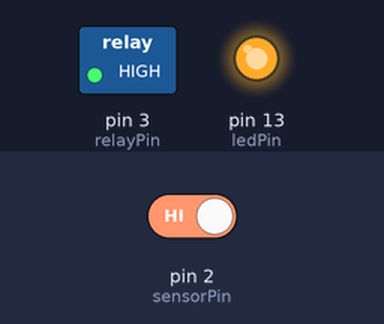
A sketch run on a simulated Arduino Uno, built with avr-gcc and run on an emulated ATmega328P. On the bench: switched loads named in the sketch (green lamp = pin HIGH), output pins drawn as LEDs (lit = HIGH). The test bench sets the inputs (shaded band); at power-on: pin 2 (sensorPin) HIGH.

Above: at 1.8 s.
1.9 s: pin 2 (sensorPin) driven LOW
At 2.4 s:
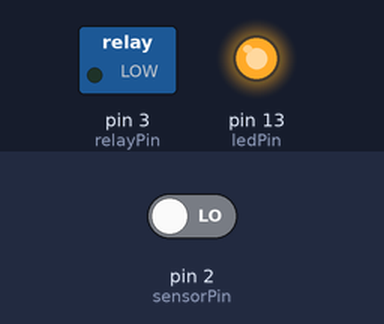
At 3.7 s:
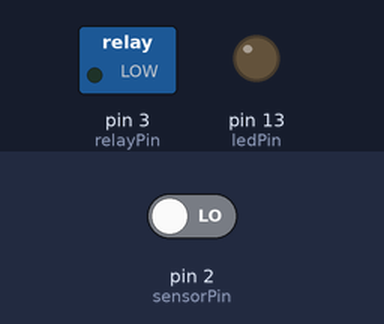
Timing chart, 0 to 5.2 s (numbered marks = the images above; inputs shaded):
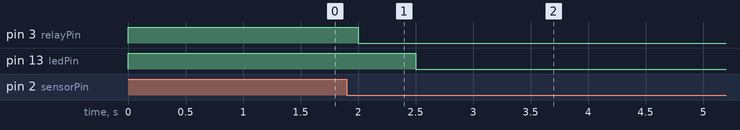

The sketch:

SerovAP_v2.1.ino
```cpp
#include <SoftwareSerial.h>

int sensorPin = 2;
int relayPin = 3;
int ledPin = 13;
int SENSOR_DI = 1;
long lastSwitch = 0;


void setup() {
  // put your setup code here, to run once:
  pinMode(ledPin, OUTPUT);
  digitalWrite(relayPin, HIGH);
  pinMode(relayPin, OUTPUT);
  pinMode(sensorPin, INPUT);

  //  SENSOR_DI = digitalRead(sensorPin);
  Serial.begin(9600);
}
bool isCanSwitch = false;
long secDebounce = 60;
void loop() {
//  Serial.print("mils: ");
//  Serial.println(millis() / 1000);
//  Serial.print("last: ");
//  Serial.println(lastSwitch / 1000);
//  Serial.println(millis() - lastSwitch);
//  Serial.println(secDebounce * 1000);

  if ((millis() - lastSwitch) > (secDebounce * 1000 ) || lastSwitch == 0) {
    isCanSwitch = true;
    digitalWrite(ledPin, HIGH);
  } else {
    isCanSwitch = false;
    digitalWrite(ledPin, LOW);
  }

  if (SENSOR_DI != digitalRead(sensorPin) && isCanSwitch) {
    lastSwitch = millis();
    if (SENSOR_DI == 0) {
      digitalWrite(relayPin, HIGH);
    } else {
      digitalWrite(relayPin, LOW);
    }
    SENSOR_DI = digitalRead(sensorPin);
  }
  delay(500);
}
```

Measured:
- after the input at 1.9 s, pin 3 (relayPin): HIGH → LOW after 0.10 s; pin 13 (ledPin): HIGH → LOW after 0.60 s
